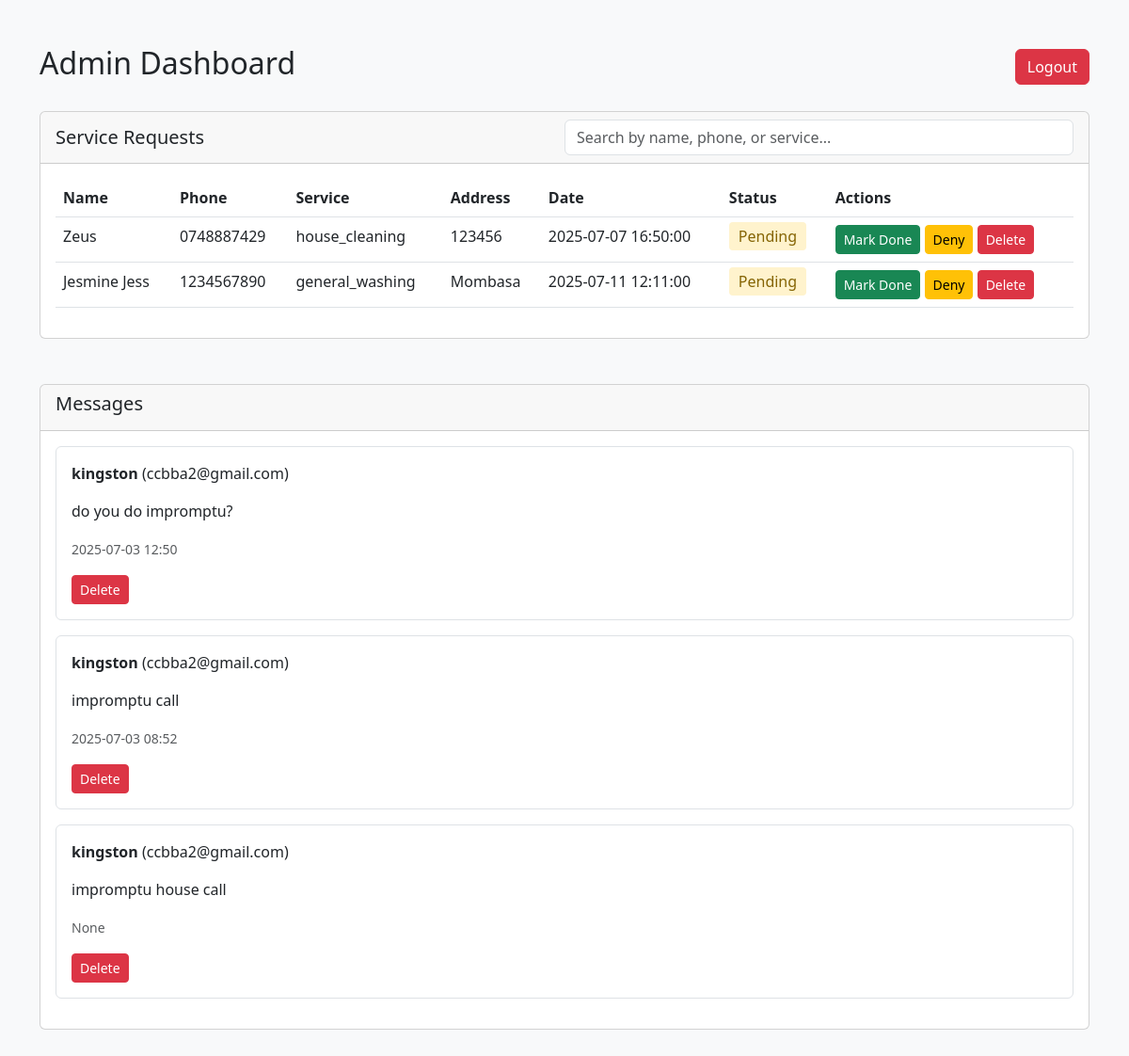
Screenshot of /admin/dashboard (signed in) with the database file from the repository.
### app/models.py (models this page shows)
class Booking(db.Model):
    __tablename__ = 'booking'
    __table_args__ = {'extend_existing': True}
    id = db.Column(db.Integer, primary_key=True)
    name = db.Column(db.String(100), nullable=False)
    phone = db.Column(db.String(20), nullable=False)
    service_type = db.Column(db.String(100), nullable=False)
    address = db.Column(db.String(200), nullable=False)
    date = db.Column(db.Date, nullable=False)
    time = db.Column(db.Time, nullable=False)
    timestamp = db.Column(db.DateTime, default=datetime.utcnow, nullable=False)
    status = db.Column(db.String(20), default='Pending')

class ContactMessage(db.Model):
    id = db.Column(db.Integer, primary_key=True)
    name = db.Column(db.String(100))
    email = db.Column(db.String(100))
    subject = db.Column(db.String(150))
    message = db.Column(db.Text)
    timestamp = db.Column(db.DateTime, default=datetime.utcnow)

### app/admin.py (the view)
@admin.route('/dashboard')
@login_required
def dashboard():
    bookings = Booking.query.order_by(Booking.timestamp.desc()).all()
    messages = ContactMessage.query.order_by(ContactMessage.timestamp.desc()).all()
    return render_template('admin/dashboard.html', bookings=bookings, messages=messages)

### app/__init__.py (called while the page is built)
def create_app():
    app = Flask(__name__)
    app.config['SECRET_KEY'] = 'secret123'
    app.config['SQLALCHEMY_DATABASE_URI'] = 'sqlite:///site.db'
    db.init_app(app)
    login_manager.init_app(app)
    login_manager.login_view = 'auth.login'
    from .routes import main
    from .auth import auth as auth_blueprint
    from .admin import admin as admin_blueprint
    app.register_blueprint(main)
    app.register_blueprint(auth_blueprint)
    app.register_blueprint(admin_blueprint, url_prefix='/admin')
    from .models import Admin
    @login_manager.user_loader
    def load_user(user_id):
        return Admin.query.get(int(user_id))
    return app

### run.py (called while the page is built)
@app.context_processor
def inject_year():
    return {'current_year': datetime.now().year}

### app/templates/admin/dashboard.html (shortened to what this page needs)
<!DOCTYPE html>
<html lang="en">
<head>
  <link href="https://cdn.jsdelivr.net/npm/bootstrap@5.3.0/dist/css/bootstrap.min.css" rel="stylesheet" />
</head>
<body class="bg-light">
  <div class="container my-5">
    <div class="d-flex justify-content-between align-items-center mb-4">
      <h2>Admin Dashboard</h2>
      <a href="{{ url_for('auth.logout') }}" class="btn btn-danger">Logout</a>
    </div>
    <div class="card mb-5">
      <div class="card-header d-flex justify-content-between align-items-center">
        <h5 class="mb-0">Service Requests</h5>
        <input type="text" class="form-control w-50" id="searchInput" placeholder="Search by name, phone, or service..." />
      </div>
      <div class="card-body table-responsive">
        <table class="table table-hover" id="bookingsTable">
          <thead>
            <tr>
              <th>Name</th>
              <th>Phone</th>
              <th>Service</th>
              <th>Address</th>
              <th>Date</th>
              <th>Status</th>
              <th>Actions</th>
            </tr>
          </thead>
          <tbody>
            {% for booking in bookings %}
              <tr>
                <td>{{ booking.name }}</td>
                <td>{{ booking.phone }}</td>
                <td>{{ booking.service_type }}</td>
                <td>{{ booking.address }}</td>
                <td>{{ booking.date }} {{ booking.time }}</td>
                <td>
                  {% if booking.status == 'Pending' %}
                    <span class="status-pending">Pending</span>
                  {% elif booking.status == 'Done' %}
                    <span class="status-completed">Completed</span>
                  {% elif booking.status == 'Denied' %}
                    <span class="status-denied">Denied</span>
                  {% endif %}
                </td>
                <td>
                  <form action="{{ url_for('admin.mark_done', id=booking.id) }}" method="POST" class="d-inline">
                    <button type="submit" class="btn btn-success btn-sm">Mark Done</button>
                  </form>
                  <form action="{{ url_for('admin.mark_denied', id=booking.id) }}" method="POST" class="d-inline">
                    <button type="submit" class="btn btn-warning btn-sm">Deny</button>
                  </form>
                  <form action="{{ url_for('admin.delete_booking', id=booking.id) }}" method="POST" class="d-inline">
                    <button type="submit" class="btn btn-danger btn-sm">Delete</button>
                  </form>
                </td>
              </tr>
            {% endfor %}
          </tbody>
        </table>
      </div>
    </div>
    <div class="card">
      <div class="card-header">
        <h5>Messages</h5>
      </div>
      <div class="card-body">
        {% if messages %}
          {% for message in messages %}
            <div class="border rounded p-3 mb-3">
              <p><strong>{{ message.name }}</strong> ({{ message.email }})</p>
              <p>{{ message.message }}</p>
              <p class="text-muted"><small>{{ message.timestamp and message.timestamp.strftime('%Y-%m-%d %H:%M') }}</small></p>
              <form action="{{ url_for('admin.delete_message', id=message.id) }}" method="POST">
                <button type="submit" class="btn btn-danger btn-sm">Delete</button>
              </form>
            </div>
          {% endfor %}
        {% else %}
          <p>No messages found.</p>
        {% endif %}
      </div>
    </div>
  </div>
</body>
</html>

### app/templates/admin/dashboard.html (style rules this page uses)
.status-pending { color: #856404; background-color: #fff3cd; padding: 4px 10px; border-radius: 4px; }

### rows the page displays
Booking: name "Zeus", phone "0748887429", service_type "house_cleaning", address "123456", date "2025-07-07", time "16:50:00", status "Pending"
Booking: name "Jesmine Jess", phone "1234567890", service_type "general_washing", address "Mombasa", date "2025-07-11", time "12:11:00", status "Pending"
ContactMessage: name "kingston", email "ccbba2@gmail.com", message "do you do impromptu?", timestamp "2025-07-03 12:50"
ContactMessage: name "kingston", email "ccbba2@gmail.com", message "impromptu call", timestamp "2025-07-03 08:52"
ContactMessage: name "kingston", email "ccbba2@gmail.com", message "impromptu house call", timestamp "None"
